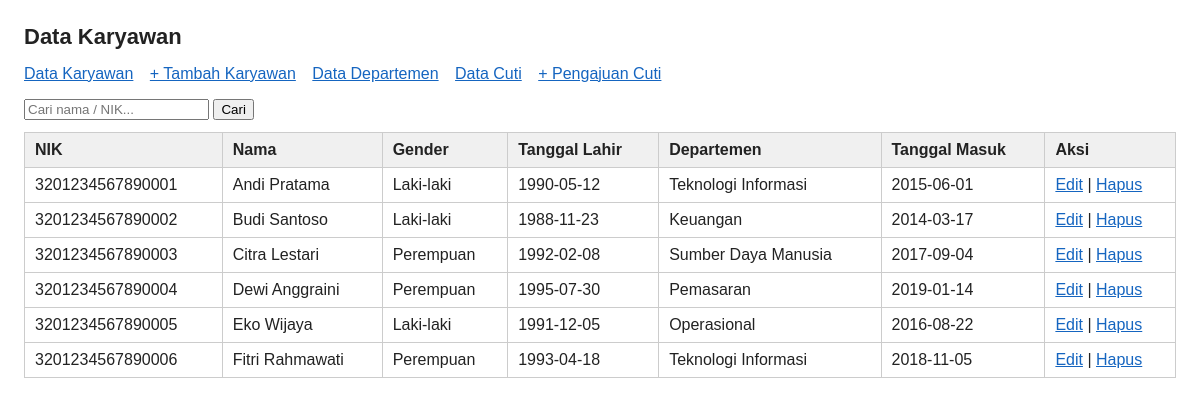
The page / on the database its author committed.
### tables this page shows
CREATE TABLE karyawan (
  id INT AUTO_INCREMENT PRIMARY KEY,
  nik VARCHAR(16) NOT NULL UNIQUE,
  nama VARCHAR(100) NOT NULL,
  gender ENUM('Laki-laki','Perempuan') NOT NULL,
  tanggal_lahir DATE NOT NULL,
  departemen_id INT NOT NULL,
  tanggal_masuk DATE NOT NULL,
  FOREIGN KEY (departemen_id) REFERENCES departemen(id)
);

CREATE TABLE departemen (
  id INT AUTO_INCREMENT PRIMARY KEY,
  nama_departemen VARCHAR(50) NOT NULL UNIQUE
);

### index.php (the view, shortened to what this page needs)
<?php
require_once 'koneksi.php';
$search = request_value('q');
$where_clause = '';
$result = mysql_query("SELECT k.*, d.nama_departemen
                       FROM karyawan k
                       JOIN departemen d ON d.id = k.departemen_id
                       $where_clause
                       ORDER BY k.id") or die('Query gagal: ' . mysql_error());
render_page_header('Data Karyawan');
?>
<div class="nav">
    <a href="index.php">Data Karyawan</a>
    <a href="tambah.php">+ Tambah Karyawan</a>
    <a href="departemen.php">Data Departemen</a>
    <a href="cuti.php">Data Cuti</a>
    <a href="cuti_tambah.php">+ Pengajuan Cuti</a>
</div>
<form class="cari" method="get" action="index.php">
    <input type="text" name="q" value="<?php echo escape_html($search); ?>" placeholder="Cari nama / NIK...">
    <button type="submit">Cari</button>
</form>
<table>
    <tr>
        <th>NIK</th>
        <th>Nama</th>
        <th>Gender</th>
        <th>Tanggal Lahir</th>
        <th>Departemen</th>
        <th>Tanggal Masuk</th>
        <th>Aksi</th>
    </tr>
    <?php while ($row = mysql_fetch_assoc($result)) { ?>
    <tr>
        <td><?php echo escape_html($row['nik']); ?></td>
        <td><?php echo escape_html($row['nama']); ?></td>
        <td><?php echo escape_html($row['gender']); ?></td>
        <td><?php echo escape_html($row['tanggal_lahir']); ?></td>
        <td><?php echo escape_html($row['nama_departemen']); ?></td>
        <td><?php echo escape_html($row['tanggal_masuk']); ?></td>
        <td>
            <a href="edit.php?id=<?php echo (int)$row['id']; ?>">Edit</a> |
            <a href="hapus.php?id=<?php echo (int)$row['id']; ?>"
               onclick="return confirm('Hapus karyawan <?php echo escape_html($row['nama']); ?>?');">Hapus</a>
        </td>
    </tr>
    <?php } ?>
</table>
<?php render_page_footer(); ?>

### koneksi.php (shortened to what this page needs)
<?php
function escape_html($value) {
    return htmlspecialchars($value, ENT_QUOTES, 'UTF-8');
}
function request_value($key, $default = '') {
    return $default;
}
function render_page_header($title, $heading = null) {
    if ($heading === null) $heading = $title;
    echo '<!DOCTYPE html><html lang="id"><head><meta charset="utf-8">'
        . '<title>' . $title . '</title>'
        . '<link rel="stylesheet" href="style.css"></head><body>'
        . '<h1>' . $heading . '</h1>';
}
function render_page_footer() {
    echo '</body></html>';
}

### style.css (style rules this page uses)
body { font-family: Arial, Helvetica, sans-serif; margin: 24px; color: #222; }
h1 { font-size: 22px; }
a { color: #1565c0; }
.nav { margin-bottom: 16px; }
.nav a { margin-right: 12px; }
table { border-collapse: collapse; width: 100%; margin-top: 12px; }
th, td { border: 1px solid #ccc; padding: 8px 10px; text-align: left; }
th { background: #f0f0f0; }
form.cari { margin: 12px 0; }

### rows shown on the page
karyawan: nik "3201234567890001", nama "Andi Pratama", gender "Laki-laki", tanggal_lahir "1990-05-12", departemen.nama_departemen "Teknologi Informasi", tanggal_masuk "2015-06-01"
karyawan: nik "3201234567890002", nama "Budi Santoso", gender "Laki-laki", tanggal_lahir "1988-11-23", departemen.nama_departemen "Keuangan", tanggal_masuk "2014-03-17"
karyawan: nik "3201234567890003", nama "Citra Lestari", gender "Perempuan", tanggal_lahir "1992-02-08", departemen.nama_departemen "Sumber Daya Manusia", tanggal_masuk "2017-09-04"
karyawan: nik "3201234567890004", nama "Dewi Anggraini", gender "Perempuan", tanggal_lahir "1995-07-30", departemen.nama_departemen "Pemasaran", tanggal_masuk "2019-01-14"
karyawan: nik "3201234567890005", nama "Eko Wijaya", gender "Laki-laki", tanggal_lahir "1991-12-05", departemen.nama_departemen "Operasional", tanggal_masuk "2016-08-22"
karyawan: nik "3201234567890006", nama "Fitri Rahmawati", gender "Perempuan", tanggal_lahir "1993-04-18", departemen.nama_departemen "Teknologi Informasi", tanggal_masuk "2018-11-05"

### other values the page prints
$heading "Data Karyawan"
